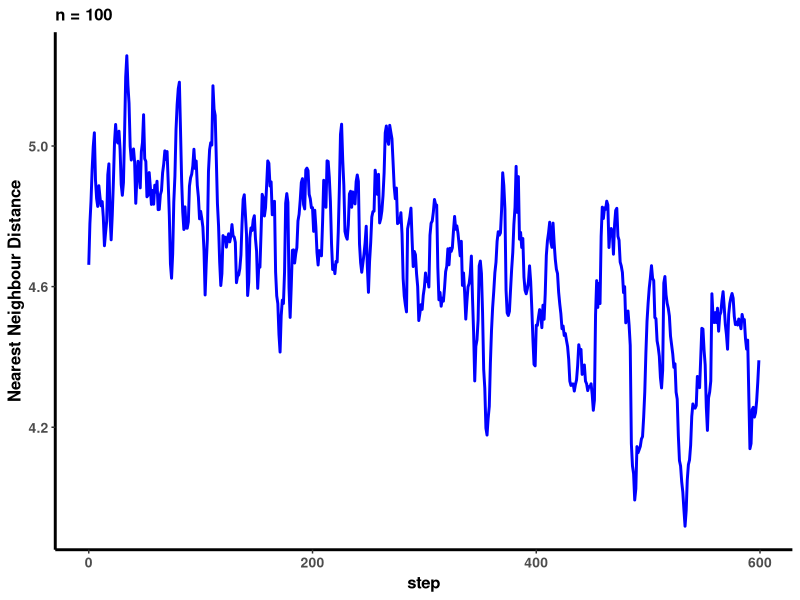
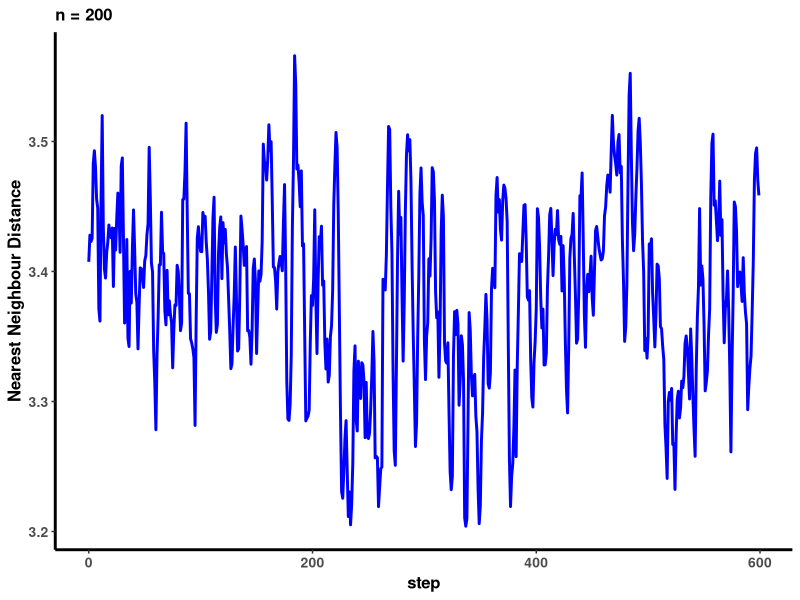
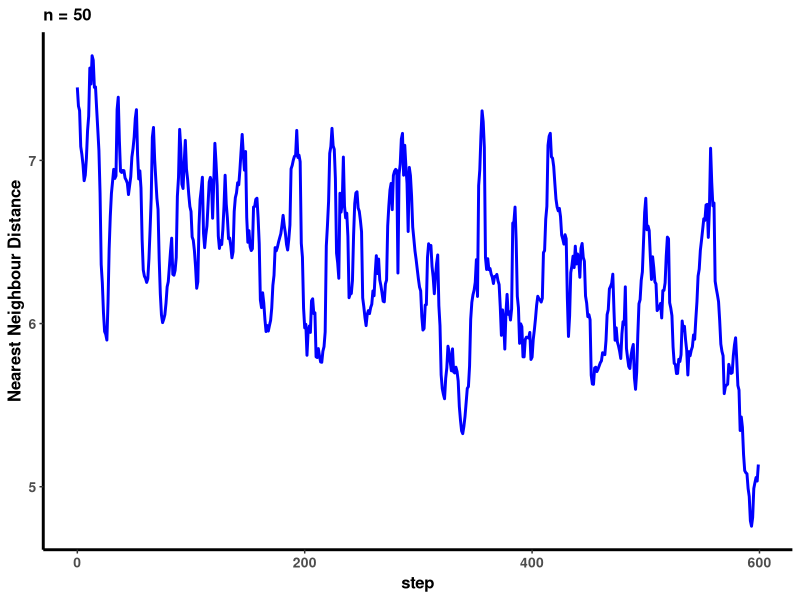
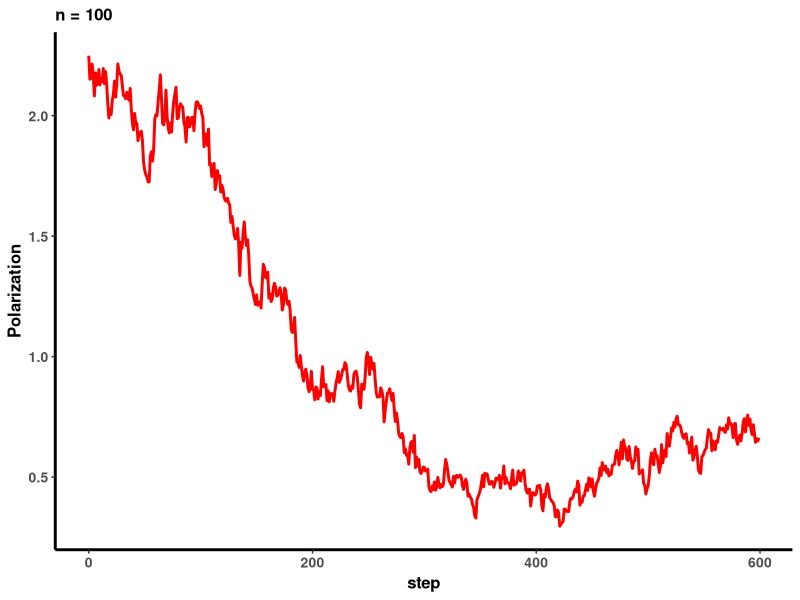
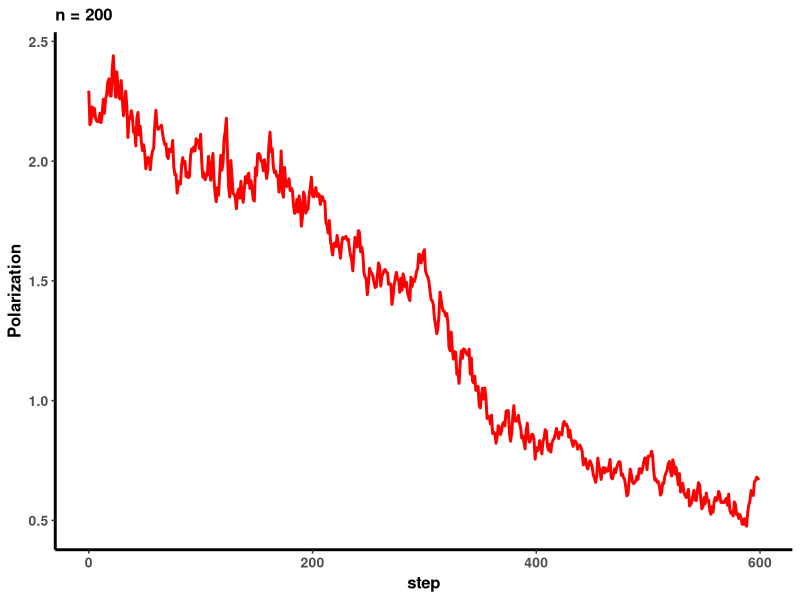
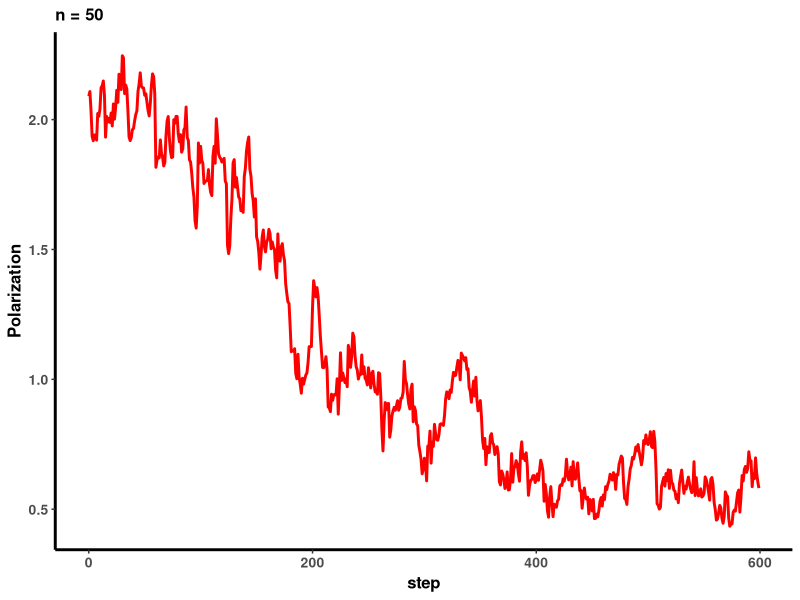

Write R code to recreate these figures, in order. (Note: this script raises an error after producing the figures.)
# Script for building graphs for sensitivity analysis of the shoal model.

setwd("~/Desktop/Local/Mackerel/Mackerel_Data/shoal-model-in-R")

library(ggplot2)

columns <- c('step', 'nnd', 'polar')  # create new column names

num_100 <- read.csv("shoal_data_100.csv")
colnames(num_100) <- columns
num_50 <- read.csv("shoal_data_50.csv")
colnames(num_50) <- columns
num_200 <- read.csv("shoal_data_200.csv")
colnames(num_200) <- columns


# Create graphs for nearest neighbour distance and polarization for each
# variation of agent number (50, 100, 200).
nnd50 <- ggplot() + 
  theme_bw() + 
  geom_line(data=num_50, aes(x=step, y=nnd), colour="blue", size = 1) +  # line
  theme(panel.grid.major = element_blank(), panel.grid.minor = element_blank()) +  # no gridlines
  theme(axis.text.y = element_text(size = 10),  # axis text size
        axis.text.x = element_text(size = 10)) + 
  theme(axis.line = element_line(color="black", size = 1)) +
  xlab("step") + ylab("Nearest Neighbour Distance") +  # axis labels
  ggtitle("n = 50") +  # chart title text, left justified
  theme(plot.title = element_text(size = 12, face = 'bold')) +  # title formatting
  theme(text = element_text(colour = 'black', size = 12, face = 'bold')) +   # label text
  theme(panel.border = element_rect(colour = 'white',size = 1))  # no border (white border)
polar50 <- ggplot() + 
  theme_bw() + 
  geom_line(data=num_50, aes(x=step, y=polar), colour="red", size = 1) +  # line
  theme(panel.grid.major = element_blank(), panel.grid.minor = element_blank()) +  # no gridlines
  theme(axis.text.y = element_text(size = 10),  # axis text size
        axis.text.x = element_text(size = 10)) + 
  theme(axis.line = element_line(color="black", size = 1)) +
  xlab("step") + ylab("Polarization") +  # axis labels
  ggtitle("n = 50") +  # chart title text, left justified
  theme(plot.title = element_text(size = 12, face = 'bold')) +  # title formatting
  theme(text = element_text(colour = 'black', size = 12, face = 'bold')) +   # label text
  theme(panel.border = element_rect(colour = 'white',size = 1))  # no border (white border)

nnd100 <- ggplot() + 
  theme_bw() + 
  geom_line(data=num_100, aes(x=step, y=nnd), colour="blue", size = 1) +  # line
  theme(panel.grid.major = element_blank(), panel.grid.minor = element_blank()) +  # no gridlines
  theme(axis.text.y = element_text(size = 10),  # axis text size
        axis.text.x = element_text(size = 10)) + 
  theme(axis.line = element_line(color="black", size = 1)) +
  xlab("step") + ylab("Nearest Neighbour Distance") +  # axis labels
  ggtitle("n = 100") +  # chart title text, left justified
  theme(plot.title = element_text(size = 12, face = 'bold')) +  # title formatting
  theme(text = element_text(colour = 'black', size = 12, face = 'bold')) +   # label text
  theme(panel.border = element_rect(colour = 'white',size = 1))  # no border (white border)
polar100 <- ggplot() + 
  theme_bw() + 
  geom_line(data=num_100, aes(x=step, y=polar), colour="red", size = 1) +  # line
  theme(panel.grid.major = element_blank(), panel.grid.minor = element_blank()) +  # no gridlines
  theme(axis.text.y = element_text(size = 10),  # axis text size
        axis.text.x = element_text(size = 10)) + 
  theme(axis.line = element_line(color="black", size = 1)) +
  xlab("step") + ylab("Polarization") +  # axis labels
  ggtitle("n = 100") +  # chart title text, left justified
  theme(plot.title = element_text(size = 12, face = 'bold')) +  # title formatting
  theme(text = element_text(colour = 'black', size = 12, face = 'bold')) +   # label text
  theme(panel.border = element_rect(colour = 'white',size = 1))  # no border (white border)

nnd200 <- ggplot() + 
  theme_bw() + 
  geom_line(data=num_200, aes(x=step, y=nnd), colour="blue", size = 1) +  # line
  theme(panel.grid.major = element_blank(), panel.grid.minor = element_blank()) +  # no gridlines
  theme(axis.text.y = element_text(size = 10),  # axis text size
        axis.text.x = element_text(size = 10)) + 
  theme(axis.line = element_line(color="black", size = 1)) +
  xlab("step") + ylab("Nearest Neighbour Distance") +  # axis labels
  ggtitle("n = 200") +  # chart title text, left justified
  theme(plot.title = element_text(size = 12, face = 'bold')) +  # title formatting
  theme(text = element_text(colour = 'black', size = 12, face = 'bold')) +   # label text
  theme(panel.border = element_rect(colour = 'white',size = 1))  # no border (white border)
polar200 <- ggplot() + 
  theme_bw() + 
  geom_line(data=num_200, aes(x=step, y=polar), colour="red", size = 1) +  # line
  theme(panel.grid.major = element_blank(), panel.grid.minor = element_blank()) +  # no gridlines
  theme(axis.text.y = element_text(size = 10),  # axis text size
        axis.text.x = element_text(size = 10)) + 
  theme(axis.line = element_line(color="black", size = 1)) +
  xlab("step") + ylab("Polarization") +  # axis labels
  ggtitle("n = 200") +  # chart title text, left justified
  theme(plot.title = element_text(size = 12, face = 'bold')) +  # title formatting
  theme(text = element_text(colour = 'black', size = 12, face = 'bold')) +   # label text
  theme(panel.border = element_rect(colour = 'white',size = 1))  # no border (white border)

# Call multiplot function - located in seperate file. Orders plot column by column
multiplot(nnd50, nnd100, nnd200, polar50, polar100, polar200, cols=2)
